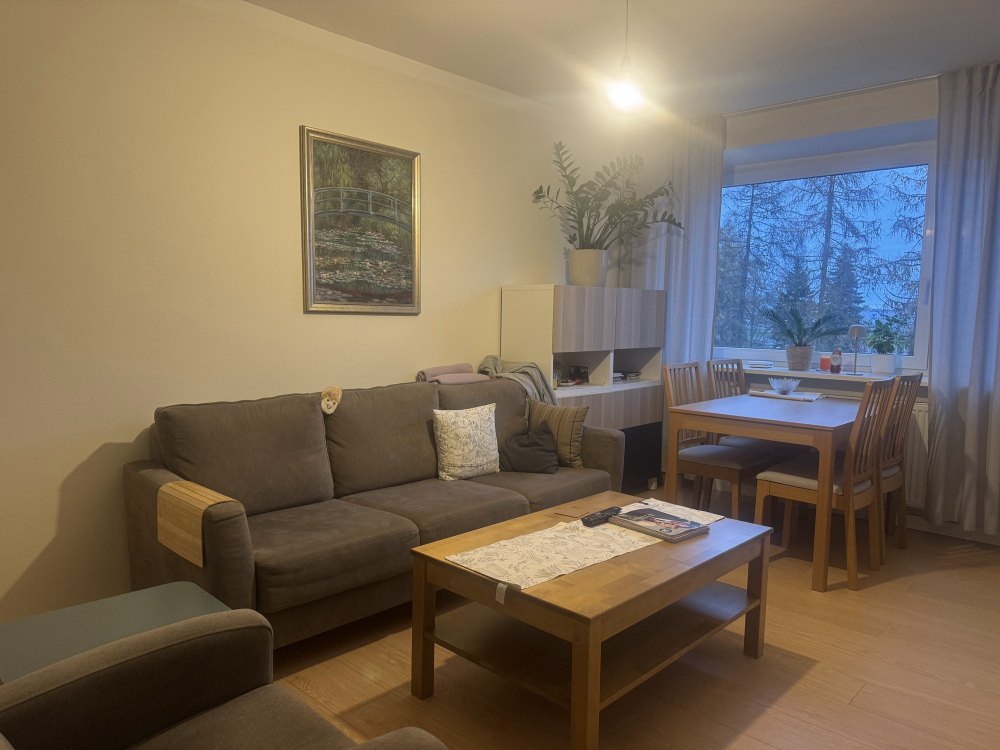
#> input picture A_input_living-room-photo.jpg, 2000 x 1500 px (shown at 1/2 size)
$ python measure_geometry.py A_input_living-room-photo.jpg B_input_line-sketch.jpg
#> lines starting #> are read from the running program, lines starting #| are printed output that depends on the picture; after the words box and inside, x2 and y2 are one past the last pixel; in counts of white or black regions, pixels touching at a corner belong together
"""
measure_geometry.py

How much of my sketch survives in an AI render?

For every line in my sketch, the script checks if the render has an edge
close to it. The result is a percentage: "sketch lines kept".
100% = every sketch line has a matching edge in the render.

How to run it:
    python measure_geometry.py my_sketch.jpg render1.png render2.png ...

Only makes sense when the render was made FROM the sketch (so the camera
view is the same). For two images with different cameras it gives
misleading numbers.
"""

import sys

import cv2          # OpenCV: a library for working with images
import numpy as np  # NumPy: a library for working with numbers in bulk

# --- Settings -------------------------------------------------------------

# All images get resized to this size first, so the comparison is fair.
# (My first comparison was unfair because the images had different sizes.)
WIDTH, HEIGHT = 1120, 840

# How close a render edge must be to count as "matching" a sketch line,
# as a share of the image width. 0.008 x 1120 = about 8 pixels.
TOLERANCE = 0.008

# The MyArchitectAI watermark sits in the bottom-right corner.
# We ignore that corner so the watermark doesn't count.
IGNORE_BOTTOM_RIGHT = (0.86, 0.72)  # from 86% down and 72% across


def sketch_lines(sketch_path):
    """Find the drawn lines in my sketch (dark pixels on white paper)."""
#> called with sketch_path = 'A_input_living-room-photo.jpg'
    sketch = cv2.imread(sketch_path, cv2.IMREAD_GRAYSCALE)  # load as black & white
#> sketch: shape (1500, 2000); min 5, max 255, mean 110.6
    sketch = cv2.resize(sketch, (WIDTH, HEIGHT))            # same size as the renders
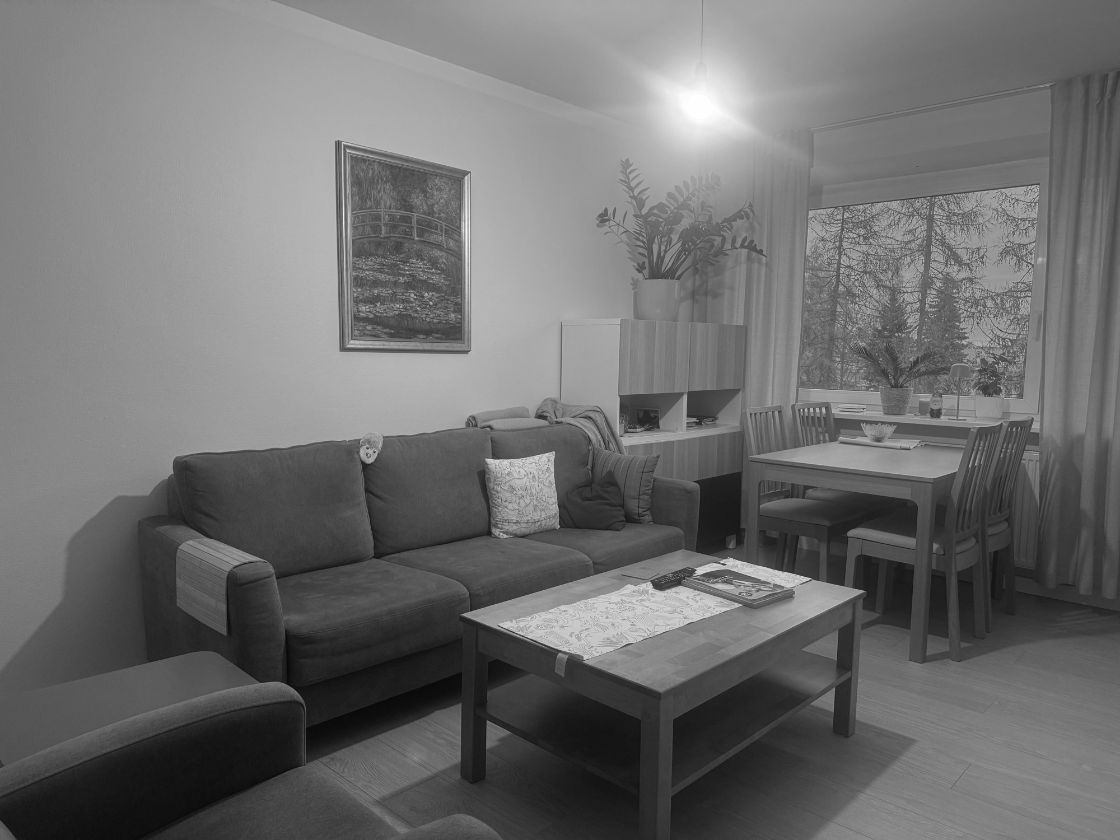
#> sketch: shape (840, 1120); min 6, max 255, mean 110.5
    lines = sketch < 120                                    # dark pixel = part of a line
#> lines: shape (840, 1120) bool; 52.6% white; 1541 black regions (1450 under 20 px), largest, box (x1, y1, x2, y2) and area: (0, 0, 971, 605) 339365, (817, 693, 1120, 840) 29406, (461, 550, 865, 692) 24747

    # switch off the watermark corner
    top = int(HEIGHT * IGNORE_BOTTOM_RIGHT[0])
    left = int(WIDTH * IGNORE_BOTTOM_RIGHT[1])
    lines[top:, left:] = False
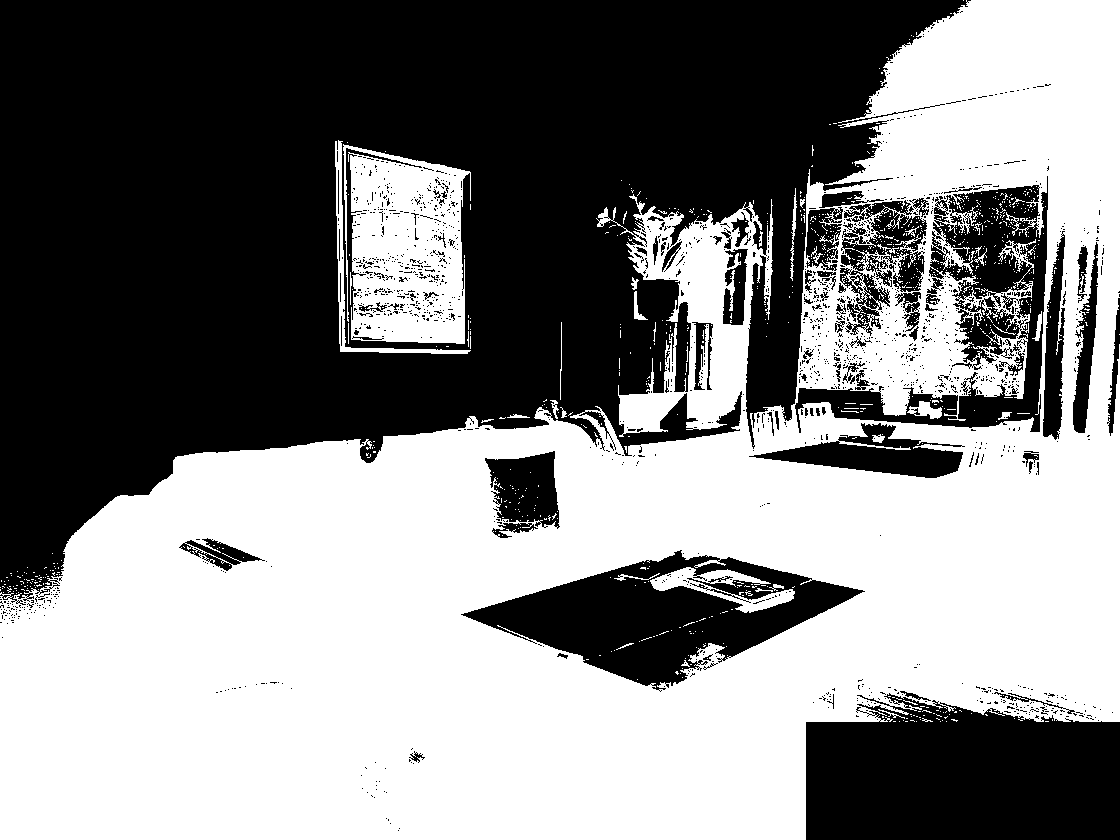
#> lines: shape (840, 1120) bool; 51.5% white; 1514 black regions (1423 under 20 px), largest, box (x1, y1, x2, y2) and area: (0, 0, 971, 605) 339365, (806, 693, 1120, 840) 39046, (461, 550, 865, 692) 24747
    return lines


def render_edges(render_path):
    """Find the edges in the render: places where brightness changes sharply."""
#> called with render_path = 'B_input_line-sketch.jpg'
    render = cv2.imread(render_path, cv2.IMREAD_GRAYSCALE)
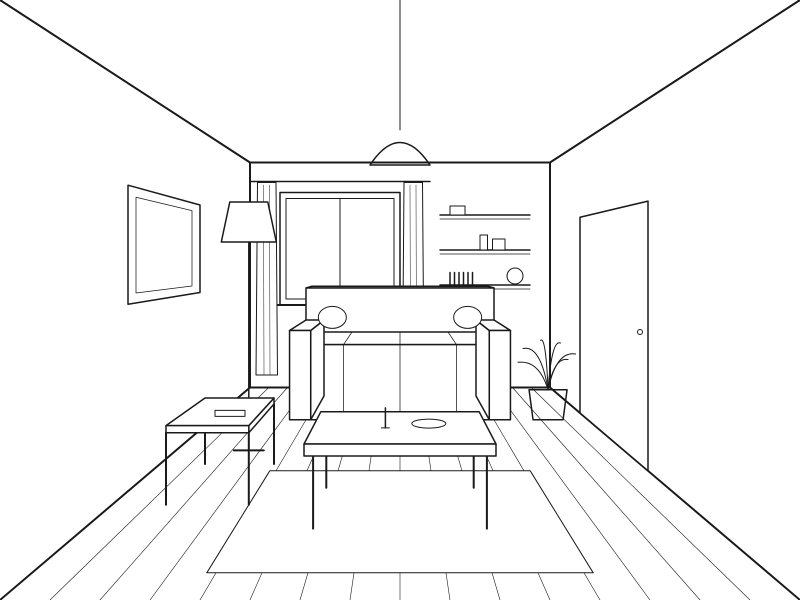
#> input picture B_input_line-sketch.jpg, 1600 x 1200 px (shown at 1/2 size)
#> render is the input picture: shape (1200, 1600); min 17, max 255, mean 246.9
    render = cv2.resize(render, (WIDTH, HEIGHT), interpolation=cv2.INTER_AREA)
#> render: shape (840, 1120)
    render = cv2.GaussianBlur(render, (5, 5), 0)  # soften tiny noise first
    edges = cv2.Canny(render, 50, 150)             # the Canny edge detector
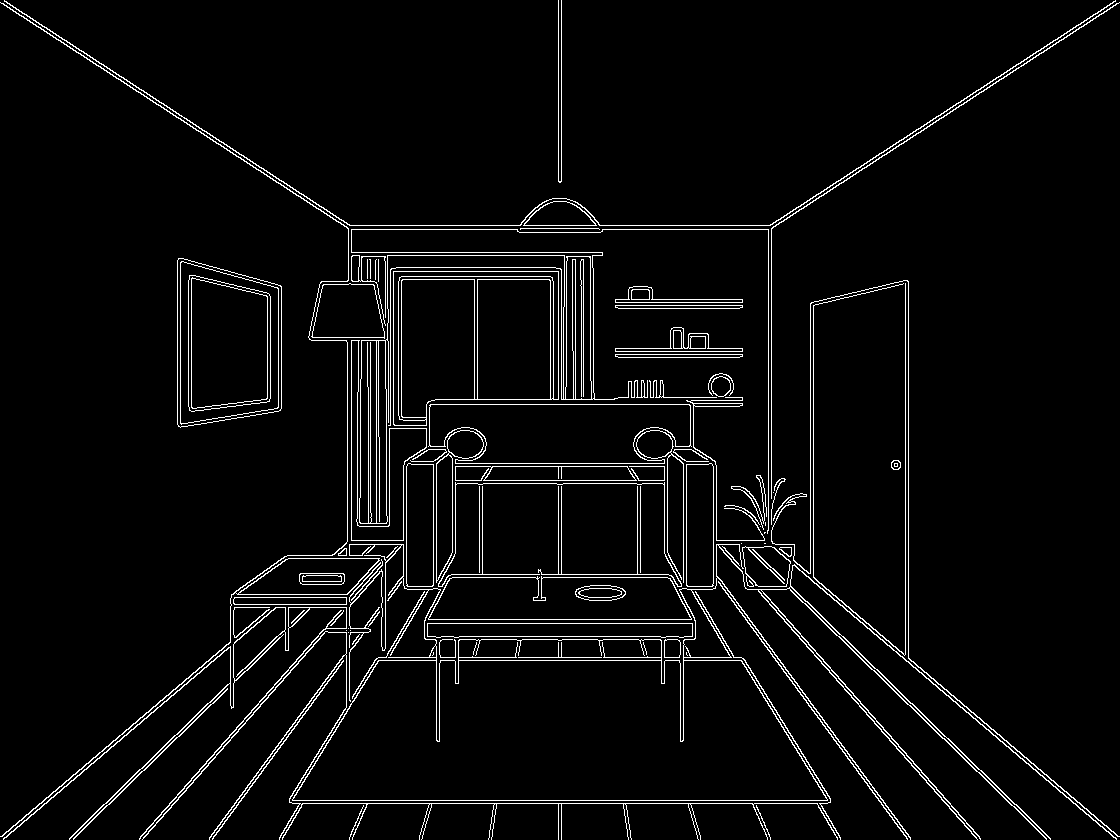
#> edges: shape (840, 1120); 4.1% white in thin lines or dots
    return edges > 0
#> returned value: shape (840, 1120) bool; 4.1% white in thin lines or dots


def lines_kept(lines, edges):
    """What share of my sketch lines has a render edge nearby?"""
    radius = max(3, int(WIDTH * TOLERANCE))
#> radius = 8
    # "Grow" every edge by the radius, so a line counts as matched
    # if an edge is within that distance (not only on the exact pixel).
    kernel = np.ones((2 * radius + 1, 2 * radius + 1), np.uint8)
    near_an_edge = cv2.dilate(edges.astype(np.uint8), kernel) > 0
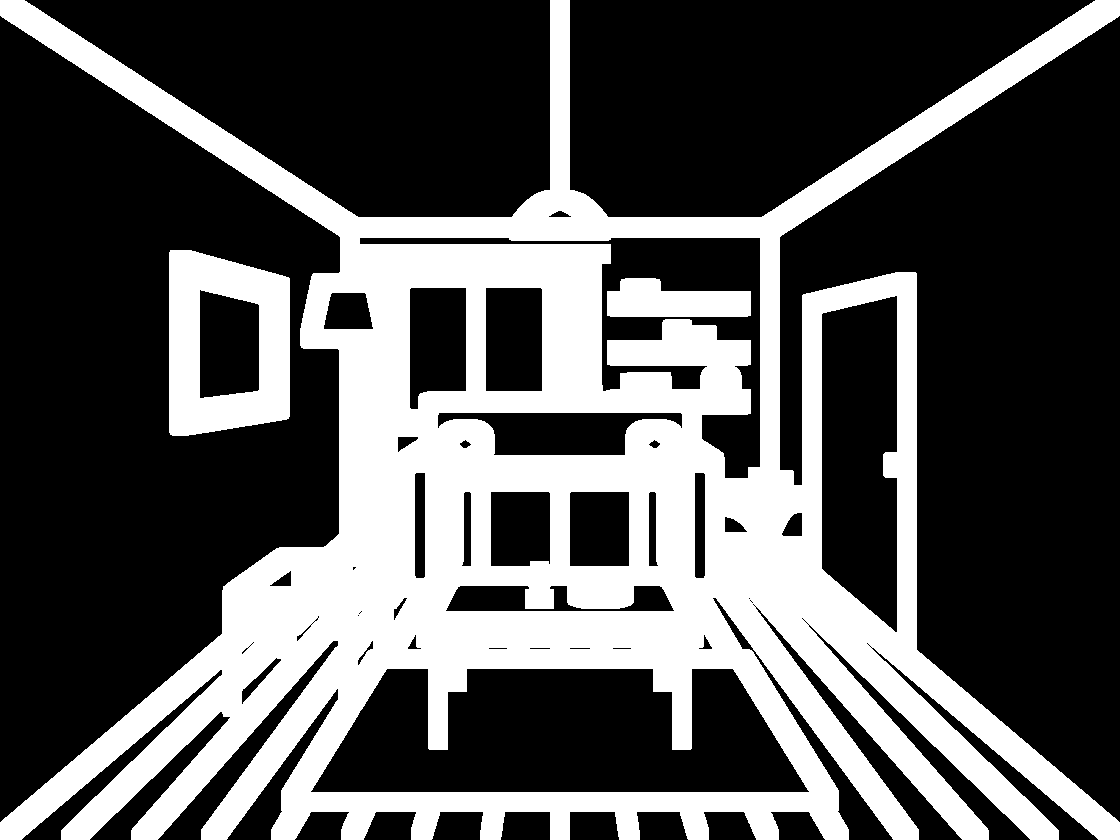
#> near_an_edge: shape (840, 1120) bool; 33% white; 3 white regions, box (x1, y1, x2, y2) and area: (0, 0, 1120, 840) 291445, (169, 250, 290, 436) 14536, (607, 278, 751, 317) 4257

    matched = (lines & near_an_edge).sum()  # sketch pixels with an edge nearby
#> matched = 181259
    total = lines.sum()                     # all sketch pixels
#> total = 484963
    return 100 * matched / total


if __name__ == "__main__":
    if len(sys.argv) < 3:
        print("Usage: python measure_geometry.py sketch.jpg render1.png [render2.png ...]")
        sys.exit(1)

    sketch_path, render_paths = sys.argv[1], sys.argv[2:]
    lines = sketch_lines(sketch_path)

    print(f"{'render':45} sketch lines kept")
    for path in render_paths:
        score = lines_kept(lines, render_edges(path))
#> score = 37.38
        print(f"{path:45} {score:5.1f}%")
#| B_input_line-sketch.jpg                        37.4%
